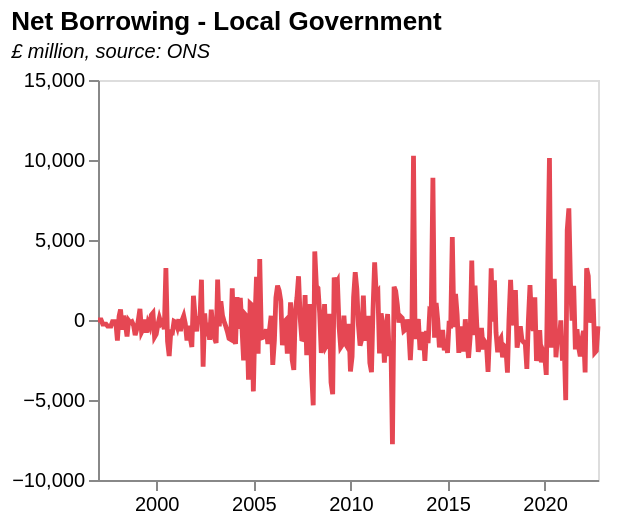

Write the Vega-Lite specification saved for this chart.
### Vega-Lite specification from a JSON file in a GitHub repository (floating-point values rounded to 4 significant figures; data arrays with more than 128 entries replaced by an {"elided": "..."} marker saying what was removed)
{"$schema": "https://vega.github.io/schema/vega-lite/v5.json", "title": {"text": "Net Borrowing - Local Government", "subtitle": "£ million, source: ONS", "subtitleFontStyle": "italic", "subtitleFontSize": 10, "anchor": "start", "color": "black"}, "width": 250, "height": 200, "mark": {"type": "line", "color": "#e54753", "strokeWidth": 2.4, "opacity": 1}, "data": {"values": {"elided": "358 records"}}, "transform": [{"calculate": "year(datum.date)", "as": "year"}, {"filter": "datum.year>=minYear"}, {"filter": "datum.year<=maxYear"}], "params": [{"name": "minYear", "value": 1997, "bind": {"input": "range", "min": 1997, "max": 2022, "step": 1, "name": "Start year:"}}, {"name": "maxYear", "value": 2022, "bind": {"input": "range", "min": 1997, "max": 2022, "step": 1, "name": "End year:"}}], "encoding": {"x": {"field": "date", "type": "temporal", "title": null, "axis": {"title": "", "grid": false, "ticks": true}}, "y": {"field": "value", "type": "quantitative", "axis": {"title": "", "grid": false, "ticks": true}, "scale": {"domain": [-10000, 15000]}}}}
